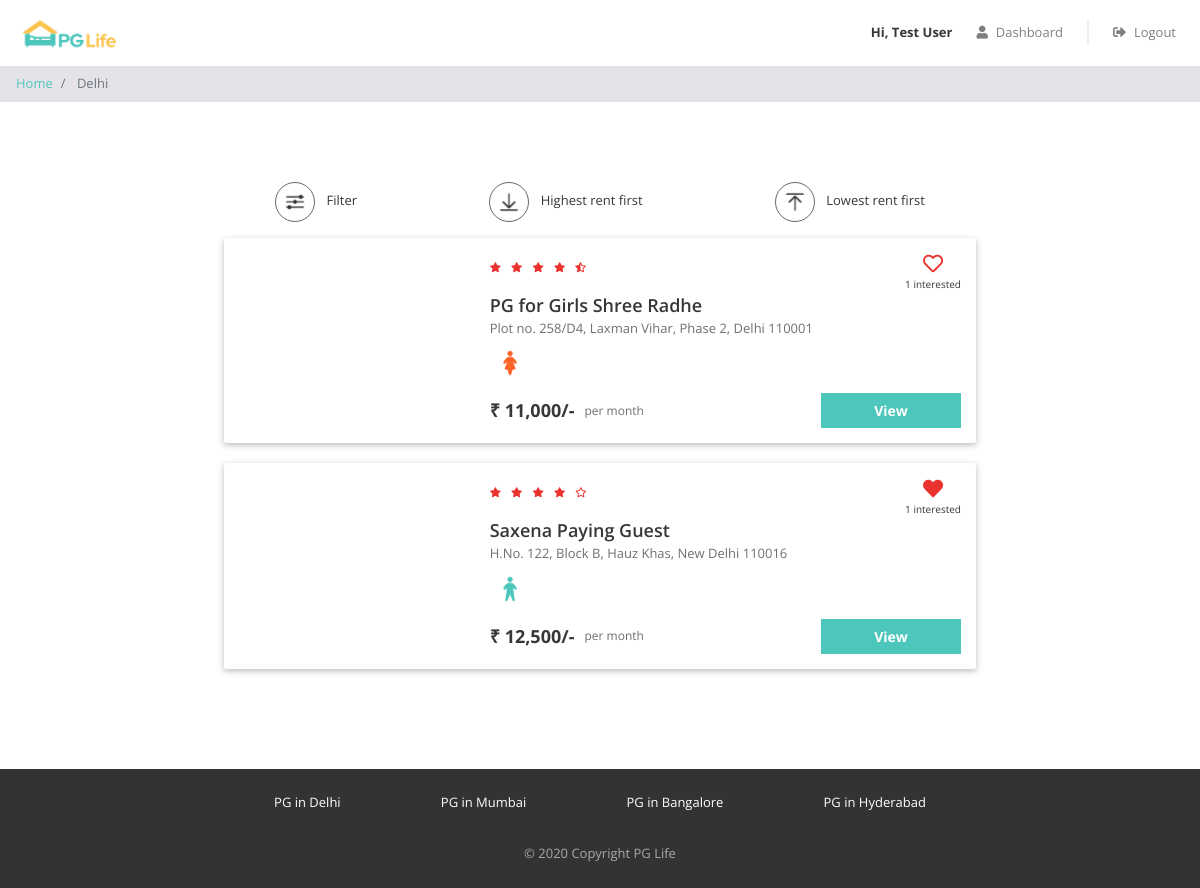
Page /backend/property_list.php?city=Delhi (signed in) on the committed database.
### tables this page shows
CREATE TABLE `properties` (
  `id` INT AUTO_INCREMENT PRIMARY KEY,
  `city_id` INT NOT NULL,
  `name` VARCHAR(255) NOT NULL,
  `address` VARCHAR(500) NOT NULL,
  `description` TEXT NOT NULL,
  `gender` ENUM('male', 'female', 'unisex') NOT NULL,
  `rent` INT NOT NULL,
  `rating_clean` FLOAT NOT NULL,
  `rating_food` FLOAT NOT NULL,
  `rating_safety` FLOAT NOT NULL,
  FOREIGN KEY (`city_id`) REFERENCES `cities` (`id`) ON DELETE CASCADE
);

### backend/property_list.php (the view, shortened to what this page needs)
<?php
require "includes/database_connect.php";
$user_id = isset($_SESSION['user_id']) ? $_SESSION['user_id'] : NULL;
$city_name = $_GET["city"];
$sql_1 = "SELECT * FROM cities WHERE name = '$city_name'";
$result_1 = mysqli_query($conn, $sql_1);
$city = mysqli_fetch_assoc($result_1);
$city_id = $city['id'];
$sql_2 = "SELECT * FROM properties WHERE city_id = $city_id";
$result_2 = mysqli_query($conn, $sql_2);
$properties = mysqli_fetch_all($result_2, MYSQLI_ASSOC);
$sql_3 = "SELECT *
            FROM interested_users_properties iup
            INNER JOIN properties p ON iup.property_id = p.id
            WHERE p.city_id = $city_id";
$result_3 = mysqli_query($conn, $sql_3);
$interested_users_properties = mysqli_fetch_all($result_3, MYSQLI_ASSOC);
?>
<!DOCTYPE html>
<html lang="en">
<head>
    <?php
    include "includes/head_links.php";
    ?>
    <link href="css/property_list.css" rel="stylesheet" />
</head>
<body>
    <?php
    include "includes/header.php";
    ?>
    <nav aria-label="breadcrumb">
        <ol class="breadcrumb py-2">
            <li class="breadcrumb-item">
                <a href="index.php">Home</a>
            </li>
            <li class="breadcrumb-item active" aria-current="page">
                <?php echo $city_name; ?>
            </li>
        </ol>
    </nav>
    <div class="page-container">
        <div class="filter-bar row justify-content-around">
            <div class="col-auto" data-toggle="modal" data-target="#filter-modal">
                <img src="img/filter.png" alt="filter" />
                <span>Filter</span>
            </div>
            <div class="col-auto">
                <img src="img/desc.png" alt="sort-desc" />
                <span>Highest rent first</span>
            </div>
            <div class="col-auto">
                <img src="img/asc.png" alt="sort-asc" />
                <span>Lowest rent first</span>
            </div>
        </div>
        <?php
        foreach ($properties as $property) {
        ?>
            <div class="property-card property-id-<?= $property['id'] ?> row">
                <div class="image-container col-md-4">
                </div>
                <div class="content-container col-md-8">
                    <div class="row no-gutters justify-content-between">
                        <?php
                        $total_rating = ($property['rating_clean'] + $property['rating_food'] + $property['rating_safety']) / 3;
                        $total_rating = round($total_rating, 1);
                        ?>
                        <div class="star-container" title="<?= $total_rating ?>">
                            <?php
                            $rating = $total_rating;
                            for ($i = 0; $i < 5; $i++) {
                                if ($rating >= $i + 0.8) {
                            ?>
                                    <i class="fas fa-star"></i>
                                <?php
                                } elseif ($rating >= $i + 0.3) {
                                ?>
                                    <i class="fas fa-star-half-alt"></i>
                                <?php
                                } else {
                                ?>
                                    <i class="far fa-star"></i>
                            <?php
                                }
                            }
                            ?>
                        </div>
                        <div class="interested-container">
                            <?php
                            $interested_users_count = 0;
                            $is_interested = false;
                            foreach ($interested_users_properties as $interested_user_property) {
                                if ($interested_user_property['property_id'] == $property['id']) {
                                    $interested_users_count++;
                                    if ($interested_user_property['user_id'] == $user_id) {
                                        $is_interested = true;
                                    }
                                }
                            }
                            if ($is_interested) {
                            ?>
                                <i class="is-interested-image fas fa-heart" property_id="<?= $property['id'] ?>"></i>
                            <?php
                            } else {
                            ?>
                                <i class="is-interested-image far fa-heart" property_id="<?= $property['id'] ?>"></i>
                            <?php
                            }
                            ?>
                            <div class="interested-text">
                                <span class="interested-user-count"><?= $interested_users_count ?></span> interested
                            </div>
                        </div>
                    </div>
                    <div class="detail-container">
                        <div class="property-name"><?= $property['name'] ?></div>
                        <div class="property-address"><?= $property['address'] ?></div>
                        <div class="property-gender">
                            <?php
                            if ($property['gender'] == "male") {
                            ?>
                                <img src="img/male.png" />
                            <?php
                            } elseif ($property['gender'] == "female") {
                            ?>
                                <img src="img/female.png" />
                            <?php
                            } else {
                            ?>
                                <img src="img/unisex.png" />
                            <?php
                            }
                            ?>
                        </div>
                    </div>
                    <div class="row no-gutters">
                        <div class="rent-container col-6">
                            <div class="rent">₹ <?= number_format($property['rent']) ?>/-</div>
                            <div class="rent-unit">per month</div>
                        </div>
                        <div class="button-container col-6">
                            <a href="property_detail.php?property_id=<?= $property['id'] ?>" class="btn btn-primary">View</a>
                        </div>
                    </div>
                </div>
            </div>
        <?php
        }
        ?>
    </div>
    <?php
    include "includes/footer.php";
    ?>
</body>
</html>

### backend/css/common.css (style rules this page uses)
* { box-sizing: border-box; font-family: 'Open Sans', sans-serif; }
body { color: #373737; font-size: 16px; position: relative; }
.btn-primary, .btn-warning, .btn-danger { color: white; font-weight: bold; }
.breadcrumb { background-color: #e5e3e8; font-size: 13px; border-radius: 0px; margin-bottom: 0px; }
.page-container { max-width: 800px; padding: 80px 24px; margin: auto; }

### backend/css/property_list.css (style rules this page uses)
.filter-bar > div { cursor: pointer; font-size: 13px; text-align: center; margin-bottom: 16px; }
.filter-bar img { width: 40px; height: 40px; border-radius: 40px; border: 1px solid #646870; padding: 6px; margin-right: 8px; }
.property-card { background-color: #ffffff; border-radius: 2px; padding: 15px 0px; margin: 0px auto 20px; box-shadow: 0 2px 5px 0 rgba(0, 0, 0, 0.16), 0 2px 10px 0 rgba(0, 0, 0, 0.12); }
.image-container { text-align: center; }
.star-container i { color: #EA322E; font-size: 10px; margin-right: 6px; }
.interested-container { text-align: center; }
.interested-container i { color: #EA322E; font-size: 20px; cursor: pointer; }
.interested-text { font-size: 10px; }
.detail-container { padding-bottom: 10px; }
.property-name { font-size: 18px; font-weight: 600; }
.property-address { color: #6f6f6f; font-size: 13px; padding-bottom: 5px; }
.property-gender img { width: 40px; }
.rent-container { display: flex; align-items: center; }
.rent { font-size: 18px; font-weight: bold; padding-right: 10px; }
.rent-unit { color: #6f6f6f; font-size: 12px; }
.button-container .btn { font-size: 14px; border-radius: 0px; width: 140px; float: right; }

### rows in the picture
properties: interested_users_count "1", name "PG for Girls Shree Radhe", address "Plot no. 258/D4, Laxman Vihar, Phase 2, Delhi 110001", rent "11,000"
properties: rating_clean 4 (drawn), interested_users_count "1", name "Saxena Paying Guest", address "H.No. 122, Block B, Hauz Khas, New Delhi 110016", rent "12,500"

### other values in the picture
$_SESSION["full_name"] "Test User"
$city_name "Delhi"
